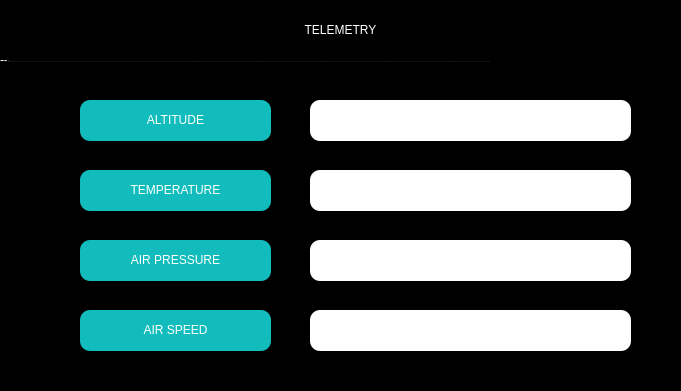
       <widget class="QWidget" name="widget_3" native="true">
        <property name="geometry">
         <rect>
          <x>1220</x>
          <y>770</y>
          <width>681</width>
          <height>391</height>
         </rect>
        </property>
        <property name="styleSheet">
         <string notr="true">background-color: rgb(0, 0, 0);
border-radius: 10px;</string>
        </property>
        <widget class="QLabel" name="label_17">
         <property name="geometry">
          <rect>
           <x>0</x>
           <y>0</y>
           <width>681</width>
           <height>61</height>
          </rect>
         </property>
         <property name="styleSheet">
          <string notr="true">background-color: rgb(0, 0, 0);
color: rgb(255, 255, 255);
font: 57 14pt &quot;Engravers MT&quot;;
border-color: rgb(255, 255, 255);
border-width: 10px;</string>
         </property>
         <property name="text">
          <string>&lt;html&gt;&lt;head/&gt;&lt;body&gt;&lt;p align=&quot;center&quot;&gt;TELEMETRY&lt;/p&gt;&lt;/body&gt;&lt;/html&gt;</string>
         </property>
        </widget>
        <widget class="QLabel" name="label_18">
         <property name="geometry">
          <rect>
           <x>80</x>
           <y>100</y>
           <width>191</width>
           <height>41</height>
          </rect>
         </property>
         <property name="autoFillBackground">
          <bool>false</bool>
         </property>
         <property name="styleSheet">
          <string notr="true">background-color: rgb(18, 188, 188);
color: rgb(255, 255, 255);
font: 8pt &quot;MS Shell Dlg 2&quot;;
border-radius: 10px;</string>
         </property>
         <property name="frameShape">
          <enum>QFrame::NoFrame</enum>
         </property>
         <property name="text">
          <string>&lt;html&gt;&lt;head/&gt;&lt;body&gt;&lt;p align=&quot;center&quot;&gt;ALTITUDE&lt;/p&gt;&lt;/body&gt;&lt;/html&gt;</string>
         </property>
        </widget>
        <widget class="QLabel" name="label_19">
         <property name="geometry">
          <rect>
           <x>0</x>
           <y>50</y>
           <width>681</width>
           <height>20</height>
          </rect>
         </property>
         <property name="styleSheet">
          <string notr="true">font: 22pt &quot;MS Shell Dlg 2&quot;;
color: rgb(255, 255, 255);</string>
         </property>
         <property name="text">
          <string>---------------------------------------------------------------------------------------------------------------------------</string>
         </property>
        </widget>
        <widget class="QLabel" name="label_20">
         <property name="geometry">
          <rect>
           <x>80</x>
           <y>240</y>
           <width>191</width>
           <height>41</height>
          </rect>
         </property>
         <property name="autoFillBackground">
          <bool>false</bool>
         </property>
         <property name="styleSheet">
          <string notr="true">background-color: rgb(18, 188, 188);
color: rgb(255, 255, 255);
font: 8pt &quot;MS Shell Dlg 2&quot;;
border-radius: 10px;</string>
         </property>
         <property name="frameShape">
          <enum>QFrame::NoFrame</enum>
         </property>
         <property name="text">
          <string>&lt;html&gt;&lt;head/&gt;&lt;body&gt;&lt;p align=&quot;center&quot;&gt;AIR PRESSURE&lt;/p&gt;&lt;/body&gt;&lt;/html&gt;</string>
         </property>
        </widget>
        <widget class="QLabel" name="label_21">
         <property name="geometry">
          <rect>
           <x>80</x>
           <y>170</y>
           <width>191</width>
           <height>41</height>
          </rect>
         </property>
         <property name="autoFillBackground">
          <bool>false</bool>
         </property>
         <property name="styleSheet">
          <string notr="true">background-color: rgb(18, 188, 188);
color: rgb(255, 255, 255);
font: 8pt &quot;MS Shell Dlg 2&quot;;
border-radius: 10px;</string>
         </property>
         <property name="frameShape">
          <enum>QFrame::NoFrame</enum>
         </property>
         <property name="text">
          <string>&lt;html&gt;&lt;head/&gt;&lt;body&gt;&lt;p align=&quot;center&quot;&gt;TEMPERATURE&lt;/p&gt;&lt;/body&gt;&lt;/html&gt;</string>
         </property>
        </widget>
        <widget class="QTextBrowser" name="L_altitude">
         <property name="geometry">
          <rect>
           <x>310</x>
           <y>100</y>
           <width>321</width>
           <height>41</height>
          </rect>
         </property>
         <property name="styleSheet">
          <string notr="true">background-color: rgb(255, 255, 255);
border-radius: 10px;</string>
         </property>
         <property name="verticalScrollBarPolicy">
          <enum>Qt::ScrollBarAlwaysOff</enum>
         </property>
         <property name="horizontalScrollBarPolicy">
          <enum>Qt::ScrollBarAlwaysOff</enum>
         </property>
        </widget>
        <widget class="QTextBrowser" name="L_Temperature">
         <property name="geometry">
          <rect>
           <x>310</x>
           <y>170</y>
           <width>321</width>
           <height>41</height>
          </rect>
         </property>
         <property name="styleSheet">
          <string notr="true">background-color: rgb(255, 255, 255);
border-radius: 10px;</string>
         </property>
         <property name="verticalScrollBarPolicy">
          <enum>Qt::ScrollBarAlwaysOff</enum>
         </property>
         <property name="horizontalScrollBarPolicy">
          <enum>Qt::ScrollBarAlwaysOff</enum>
         </property>
        </widget>
        <widget class="QTextBrowser" name="L_AirPressure">
         <property name="geometry">
          <rect>
           <x>310</x>
           <y>240</y>
           <width>321</width>
           <height>41</height>
          </rect>
         </property>
         <property name="styleSheet">
          <string notr="true">background-color: rgb(255, 255, 255);
border-radius: 10px;</string>
         </property>
         <property name="verticalScrollBarPolicy">
          <enum>Qt::ScrollBarAlwaysOff</enum>
         </property>
         <property name="horizontalScrollBarPolicy">
          <enum>Qt::ScrollBarAlwaysOff</enum>
         </property>
        </widget>
        <widget class="QLabel" name="label_23">
         <property name="geometry">
          <rect>
           <x>80</x>
           <y>310</y>
           <width>191</width>
           <height>41</height>
          </rect>
         </property>
         <property name="autoFillBackground">
          <bool>false</bool>
         </property>
         <property name="styleSheet">
          <string notr="true">background-color: rgb(18, 188, 188);
color: rgb(255, 255, 255);
font: 8pt &quot;MS Shell Dlg 2&quot;;
border-radius: 10px;</string>
         </property>
         <property name="frameShape">
          <enum>QFrame::NoFrame</enum>
         </property>
         <property name="text">
          <string>&lt;html&gt;&lt;head/&gt;&lt;body&gt;&lt;p align=&quot;center&quot;&gt;AIR SPEED&lt;/p&gt;&lt;/body&gt;&lt;/html&gt;</string>
         </property>
        </widget>
        <widget class="QTextBrowser" name="L_AirSpeed">
         <property name="geometry">
          <rect>
           <x>310</x>
           <y>310</y>
           <width>321</width>
           <height>41</height>
          </rect>
         </property>
         <property name="styleSheet">
          <string notr="true">background-color: rgb(255, 255, 255);
border-radius: 10px;</string>
         </property>
         <property name="verticalScrollBarPolicy">
          <enum>Qt::ScrollBarAlwaysOff</enum>
         </property>
         <property name="horizontalScrollBarPolicy">
          <enum>Qt::ScrollBarAlwaysOff</enum>
         </property>
        </widget>
        <zorder>label_18</zorder>
        <zorder>label_19</zorder>
        <zorder>label_20</zorder>
        <zorder>label_21</zorder>
        <zorder>L_altitude</zorder>
        <zorder>L_Temperature</zorder>
        <zorder>L_AirPressure</zorder>
        <zorder>label_17</zorder>
        <zorder>label_23</zorder>
        <zorder>L_AirSpeed</zorder>
       </widget>
